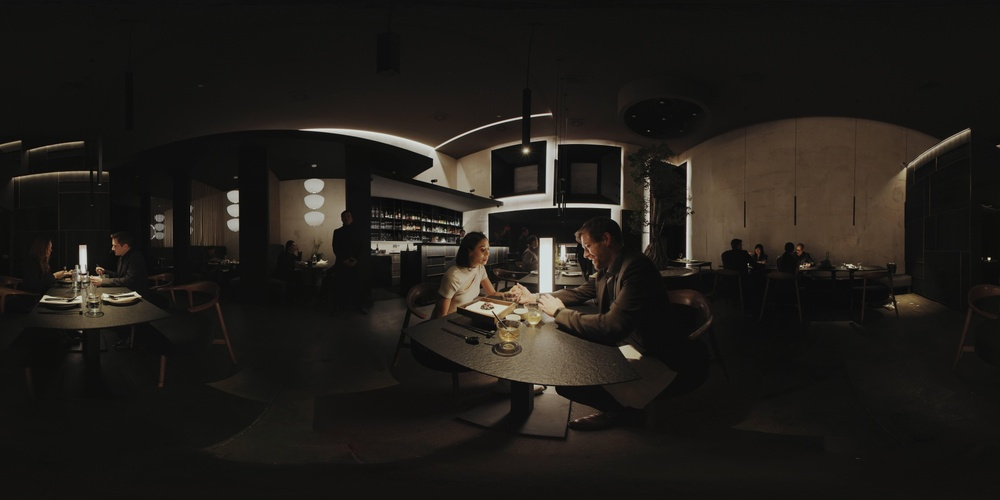
#> input picture src/components/Images/HW_360_VR_COLOR_CHECK_LOW.jpg, 1000 x 500 px, shrunk from 8192 x 4096 before the run
$ python split.py
#> lines starting #> are read from the running program, lines starting #| are printed output that depends on the picture
from PIL import Image

# Dateipfad des hochgeladenen Bildes
input_path = "HW_360_VR_COLOR_CHECK_LOW.jpg"
output_path_top = "HW_360_VR_COLOR_CHECK_LOW_top.jpg"
output_path_bottom = "HW_360_VR_COLOR_CHECK_LOW_bottom.jpg"

# Bild laden
image = Image.open(input_path)
#> image is the input picture: PIL image 1000x500 RGB; mean R, G, B 32.4, 29.3, 25
width, height = image.size
#> width = 1000; height = 500

# Bild in zwei Hälften teilen
upper_half = image.crop((0, 0, width, height // 2))
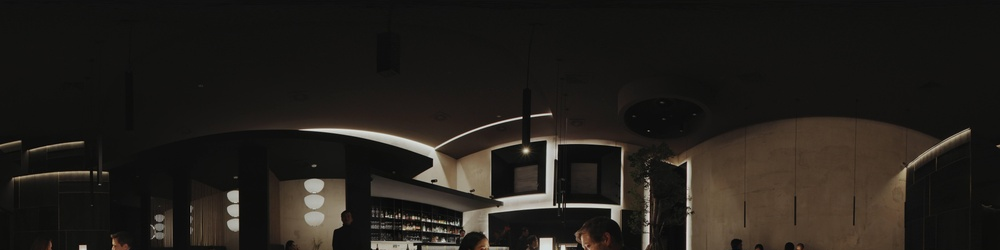
#> upper_half: PIL image 1000x250 RGB; mean R, G, B 35.3, 31.7, 27.2
lower_half = image.crop((0, height // 2, width, height))
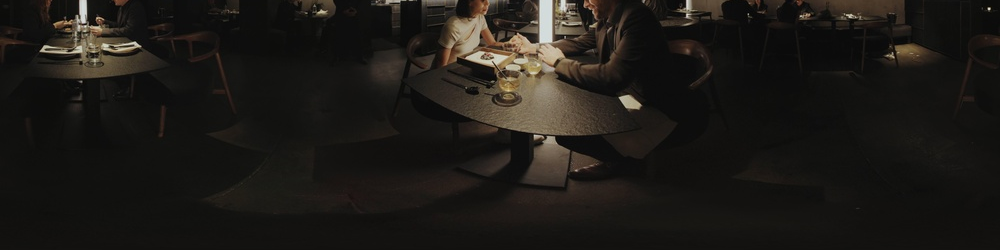
#> lower_half: PIL image 1000x250 RGB; mean R, G, B 29.4, 26.8, 22.9

# Getrennte Bilder speichern
upper_half.save(output_path_top)
lower_half.save(output_path_bottom)

print("Bilder gespeichert als:", output_path_top, "und", output_path_bottom)
